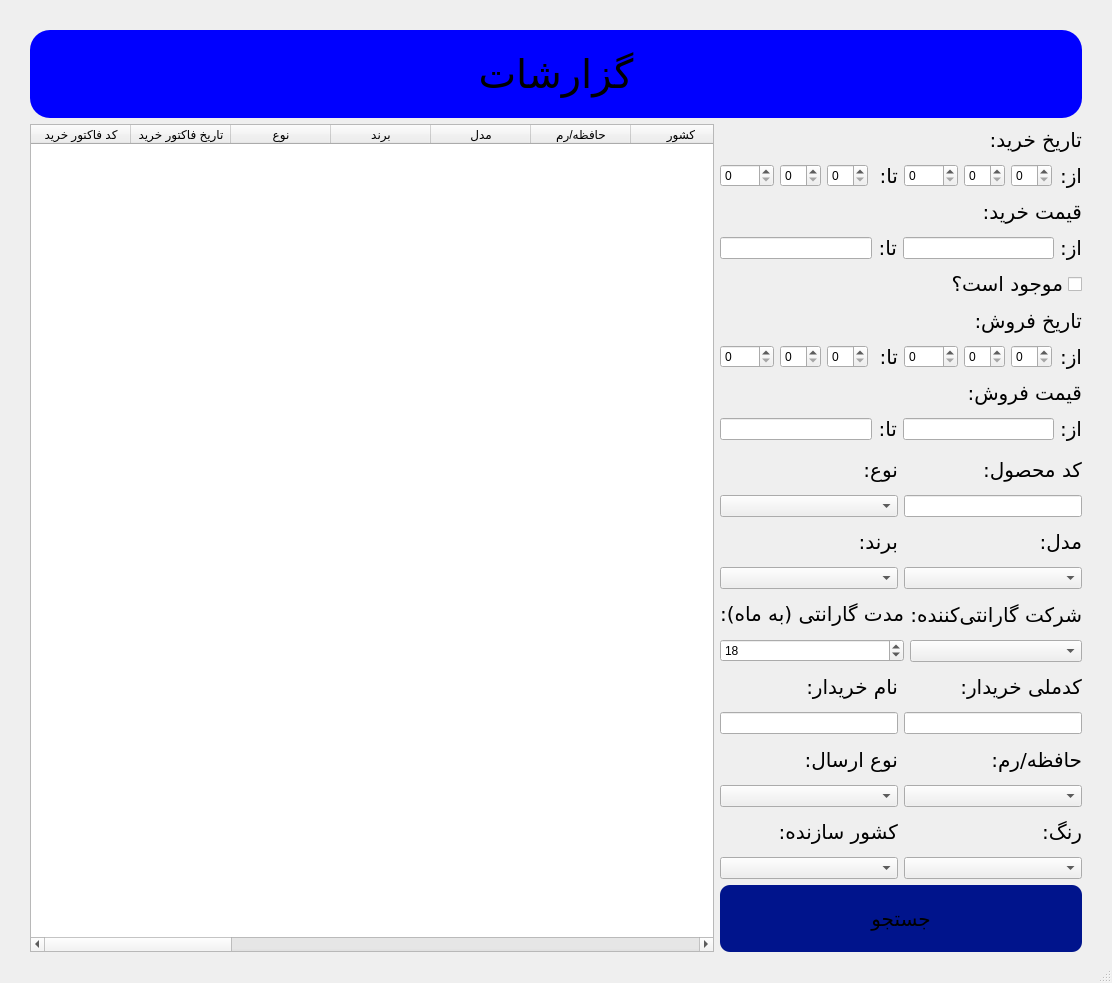
<?xml version="1.0" encoding="UTF-8"?>
<ui version="4.0">
 <class>MainWindow</class>
 <widget class="QMainWindow" name="MainWindow">
  <property name="geometry">
   <rect>
    <x>0</x>
    <y>0</y>
    <width>1112</width>
    <height>983</height>
   </rect>
  </property>
  <property name="sizePolicy">
   <sizepolicy hsizetype="Expanding" vsizetype="Preferred">
    <horstretch>0</horstretch>
    <verstretch>0</verstretch>
   </sizepolicy>
  </property>
  <property name="minimumSize">
   <size>
    <width>0</width>
    <height>0</height>
   </size>
  </property>
  <property name="maximumSize">
   <size>
    <width>16777215</width>
    <height>16777215</height>
   </size>
  </property>
  <property name="windowTitle">
   <string>MainWindow</string>
  </property>
  <widget class="QWidget" name="centralwidget">
   <layout class="QVBoxLayout" name="verticalLayout_14">
    <property name="leftMargin">
     <number>30</number>
    </property>
    <property name="topMargin">
     <number>30</number>
    </property>
    <property name="rightMargin">
     <number>30</number>
    </property>
    <item>
     <widget class="QLabel" name="label_18">
      <property name="font">
       <font>
        <family>B Titr</family>
        <pointsize>30</pointsize>
       </font>
      </property>
      <property name="layoutDirection">
       <enum>Qt::RightToLeft</enum>
      </property>
      <property name="styleSheet">
       <string notr="true">background-color: rgb(0, 0, 255);
border-radius: 20px;
padding: 20px;</string>
      </property>
      <property name="text">
       <string>گزارشات</string>
      </property>
      <property name="alignment">
       <set>Qt::AlignCenter</set>
      </property>
      <property name="margin">
       <number>0</number>
      </property>
     </widget>
    </item>
    <item>
     <layout class="QHBoxLayout" name="horizontalLayout_12">
      <item>
       <widget class="QTableWidget" name="ShowTable">
        <property name="sizePolicy">
         <sizepolicy hsizetype="Expanding" vsizetype="Expanding">
          <horstretch>35</horstretch>
          <verstretch>0</verstretch>
         </sizepolicy>
        </property>
        <property name="editTriggers">
         <set>QAbstractItemView::NoEditTriggers</set>
        </property>
        <column>
         <property name="text">
          <string>کد فاکتور خرید</string>
         </property>
        </column>
        <column>
         <property name="text">
          <string>تاریخ فاکتور خرید</string>
         </property>
        </column>
        <column>
         <property name="text">
          <string>نوع</string>
         </property>
        </column>
        <column>
         <property name="text">
          <string>برند</string>
         </property>
        </column>
        <column>
         <property name="text">
          <string>مدل</string>
         </property>
        </column>
        <column>
         <property name="text">
          <string>حافظه/رم</string>
         </property>
        </column>
        <column>
         <property name="text">
          <string>کشور</string>
         </property>
        </column>
        <column>
         <property name="text">
          <string>رنگ</string>
         </property>
        </column>
        <column>
         <property name="text">
          <string>شرکت گارانتی‌کننده</string>
         </property>
        </column>
        <column>
         <property name="text">
          <string>مدت گارانتی</string>
         </property>
        </column>
        <column>
         <property name="text">
          <string>سریال</string>
         </property>
        </column>
        <column>
         <property name="text">
          <string>قیمت خرید</string>
         </property>
        </column>
        <column>
         <property name="text">
          <string>کد محصول</string>
         </property>
        </column>
        <column>
         <property name="text">
          <string>موجود؟</string>
         </property>
        </column>
        <column>
         <property name="text">
          <string>کد سفارش</string>
         </property>
        </column>
        <column>
         <property name="text">
          <string>تاریخ سفارش</string>
         </property>
        </column>
        <column>
         <property name="text">
          <string>نام خریدار</string>
         </property>
        </column>
        <column>
         <property name="text">
          <string>کدملی خریدار</string>
         </property>
        </column>
        <column>
         <property name="text">
          <string>نوع ارسال</string>
         </property>
        </column>
        <column>
         <property name="text">
          <string>کد پیگیری</string>
         </property>
        </column>
        <column>
         <property name="text">
          <string>قیمت فروش</string>
         </property>
        </column>
       </widget>
      </item>
      <item>
       <layout class="QVBoxLayout" name="verticalLayout_23">
        <property name="sizeConstraint">
         <enum>QLayout::SetDefaultConstraint</enum>
        </property>
        <item>
         <layout class="QVBoxLayout" name="verticalLayout">
          <item>
           <widget class="QLabel" name="label">
            <property name="sizePolicy">
             <sizepolicy hsizetype="Minimum" vsizetype="Preferred">
              <horstretch>0</horstretch>
              <verstretch>0</verstretch>
             </sizepolicy>
            </property>
            <property name="minimumSize">
             <size>
              <width>70</width>
              <height>0</height>
             </size>
            </property>
            <property name="maximumSize">
             <size>
              <width>16777215</width>
              <height>16777215</height>
             </size>
            </property>
            <property name="font">
             <font>
              <family>B Nazanin</family>
              <pointsize>15</pointsize>
             </font>
            </property>
            <property name="text">
             <string>تاریخ خرید:</string>
            </property>
           </widget>
          </item>
          <item>
           <layout class="QHBoxLayout" name="horizontalLayout">
            <item>
             <widget class="QSpinBox" name="BuyDateToYear">
              <property name="maximum">
               <number>1500</number>
              </property>
             </widget>
            </item>
            <item>
             <widget class="QSpinBox" name="BuyDateToMonth">
              <property name="maximum">
               <number>12</number>
              </property>
             </widget>
            </item>
            <item>
             <widget class="QSpinBox" name="BuyDateToDay">
              <property name="maximum">
               <number>31</number>
              </property>
             </widget>
            </item>
            <item>
             <widget class="QLabel" name="label_2">
              <property name="sizePolicy">
               <sizepolicy hsizetype="Minimum" vsizetype="Preferred">
                <horstretch>0</horstretch>
                <verstretch>0</verstretch>
               </sizepolicy>
              </property>
              <property name="minimumSize">
               <size>
                <width>10</width>
                <height>0</height>
               </size>
              </property>
              <property name="font">
               <font>
                <family>B Nazanin</family>
                <pointsize>15</pointsize>
               </font>
              </property>
              <property name="text">
               <string>تا:</string>
              </property>
             </widget>
            </item>
            <item>
             <widget class="QSpinBox" name="BuyDateFromYear">
              <property name="maximum">
               <number>1500</number>
              </property>
             </widget>
            </item>
            <item>
             <widget class="QSpinBox" name="BuyDateFromMonth">
              <property name="maximum">
               <number>12</number>
              </property>
             </widget>
            </item>
            <item>
             <widget class="QSpinBox" name="BuyDateFromDay">
              <property name="maximum">
               <number>31</number>
              </property>
             </widget>
            </item>
            <item>
             <widget class="QLabel" name="label_22">
              <property name="sizePolicy">
               <sizepolicy hsizetype="Minimum" vsizetype="Preferred">
                <horstretch>0</horstretch>
                <verstretch>0</verstretch>
               </sizepolicy>
              </property>
              <property name="minimumSize">
               <size>
                <width>10</width>
                <height>0</height>
               </size>
              </property>
              <property name="font">
               <font>
                <family>B Nazanin</family>
                <pointsize>15</pointsize>
               </font>
              </property>
              <property name="text">
               <string>از:</string>
              </property>
             </widget>
            </item>
           </layout>
          </item>
         </layout>
        </item>
        <item>
         <layout class="QVBoxLayout" name="verticalLayout_24">
          <item>
           <widget class="QLabel" name="label_25">
            <property name="sizePolicy">
             <sizepolicy hsizetype="Minimum" vsizetype="Preferred">
              <horstretch>0</horstretch>
              <verstretch>0</verstretch>
             </sizepolicy>
            </property>
            <property name="minimumSize">
             <size>
              <width>70</width>
              <height>0</height>
             </size>
            </property>
            <property name="font">
             <font>
              <family>B Nazanin</family>
              <pointsize>15</pointsize>
             </font>
            </property>
            <property name="text">
             <string>قیمت خرید:</string>
            </property>
           </widget>
          </item>
          <item>
           <layout class="QHBoxLayout" name="horizontalLayout_11">
            <item>
             <widget class="QLineEdit" name="BuyPriceTo">
              <property name="sizePolicy">
               <sizepolicy hsizetype="Expanding" vsizetype="Fixed">
                <horstretch>0</horstretch>
                <verstretch>0</verstretch>
               </sizepolicy>
              </property>
              <property name="minimumSize">
               <size>
                <width>120</width>
                <height>0</height>
               </size>
              </property>
              <property name="maximumSize">
               <size>
                <width>16777215</width>
                <height>16777215</height>
               </size>
              </property>
             </widget>
            </item>
            <item>
             <widget class="QLabel" name="label_26">
              <property name="sizePolicy">
               <sizepolicy hsizetype="Minimum" vsizetype="Preferred">
                <horstretch>0</horstretch>
                <verstretch>0</verstretch>
               </sizepolicy>
              </property>
              <property name="minimumSize">
               <size>
                <width>10</width>
                <height>0</height>
               </size>
              </property>
              <property name="font">
               <font>
                <family>B Nazanin</family>
                <pointsize>15</pointsize>
               </font>
              </property>
              <property name="text">
               <string>تا:</string>
              </property>
             </widget>
            </item>
            <item>
             <widget class="QLineEdit" name="BuyPriceFrom">
              <property name="sizePolicy">
               <sizepolicy hsizetype="Expanding" vsizetype="Fixed">
                <horstretch>0</horstretch>
                <verstretch>0</verstretch>
               </sizepolicy>
              </property>
              <property name="minimumSize">
               <size>
                <width>120</width>
                <height>0</height>
               </size>
              </property>
              <property name="maximumSize">
               <size>
                <width>16777215</width>
                <height>16777215</height>
               </size>
              </property>
              <property name="inputMask">
               <string/>
              </property>
             </widget>
            </item>
            <item>
             <widget class="QLabel" name="label_27">
              <property name="sizePolicy">
               <sizepolicy hsizetype="Minimum" vsizetype="Preferred">
                <horstretch>0</horstretch>
                <verstretch>0</verstretch>
               </sizepolicy>
              </property>
              <property name="minimumSize">
               <size>
                <width>10</width>
                <height>0</height>
               </size>
              </property>
              <property name="maximumSize">
               <size>
                <width>16777215</width>
                <height>16777215</height>
               </size>
              </property>
              <property name="font">
               <font>
                <family>B Nazanin</family>
                <pointsize>15</pointsize>
               </font>
              </property>
              <property name="text">
               <string>از:</string>
              </property>
             </widget>
            </item>
           </layout>
          </item>
         </layout>
        </item>
        <item>
         <widget class="QCheckBox" name="IsAvailable">
          <property name="sizePolicy">
           <sizepolicy hsizetype="Minimum" vsizetype="Fixed">
            <horstretch>0</horstretch>
            <verstretch>0</verstretch>
           </sizepolicy>
          </property>
          <property name="minimumSize">
           <size>
            <width>13</width>
            <height>0</height>
           </size>
          </property>
          <property name="font">
           <font>
            <family>B Nazanin</family>
            <pointsize>15</pointsize>
           </font>
          </property>
          <property name="layoutDirection">
           <enum>Qt::RightToLeft</enum>
          </property>
          <property name="text">
           <string>موجود است؟</string>
          </property>
          <property name="tristate">
           <bool>true</bool>
          </property>
         </widget>
        </item>
        <item>
         <layout class="QVBoxLayout" name="verticalLayout_2">
          <item>
           <widget class="QLabel" name="label_3">
            <property name="sizePolicy">
             <sizepolicy hsizetype="Minimum" vsizetype="Preferred">
              <horstretch>0</horstretch>
              <verstretch>0</verstretch>
             </sizepolicy>
            </property>
            <property name="minimumSize">
             <size>
              <width>70</width>
              <height>0</height>
             </size>
            </property>
            <property name="font">
             <font>
              <family>B Nazanin</family>
              <pointsize>15</pointsize>
             </font>
            </property>
            <property name="text">
             <string>تاریخ فروش:</string>
            </property>
           </widget>
          </item>
          <item>
           <layout class="QHBoxLayout" name="horizontalLayout_3">
            <item>
             <widget class="QSpinBox" name="SellDateToYear">
              <property name="minimum">
               <number>0</number>
              </property>
              <property name="maximum">
               <number>1500</number>
              </property>
             </widget>
            </item>
            <item>
             <widget class="QSpinBox" name="SellDateToMonth">
              <property name="minimum">
               <number>0</number>
              </property>
              <property name="maximum">
               <number>12</number>
              </property>
              <property name="value">
               <number>0</number>
              </property>
              <property name="displayIntegerBase">
               <number>10</number>
              </property>
             </widget>
            </item>
            <item>
             <widget class="QSpinBox" name="SellDateToDay">
              <property name="maximum">
               <number>31</number>
              </property>
             </widget>
            </item>
            <item>
             <widget class="QLabel" name="label_4">
              <property name="sizePolicy">
               <sizepolicy hsizetype="Minimum" vsizetype="Preferred">
                <horstretch>0</horstretch>
                <verstretch>0</verstretch>
               </sizepolicy>
              </property>
              <property name="minimumSize">
               <size>
                <width>10</width>
                <height>0</height>
               </size>
              </property>
              <property name="font">
               <font>
                <family>B Nazanin</family>
                <pointsize>15</pointsize>
               </font>
              </property>
              <property name="text">
               <string>تا:</string>
              </property>
             </widget>
            </item>
            <item>
             <widget class="QSpinBox" name="SellDateFromYear">
              <property name="minimum">
               <number>0</number>
              </property>
              <property name="maximum">
               <number>1500</number>
              </property>
             </widget>
            </item>
            <item>
             <widget class="QSpinBox" name="SellDateFromMonth">
              <property name="maximum">
               <number>12</number>
              </property>
             </widget>
            </item>
            <item>
             <widget class="QSpinBox" name="SellDateFromDay">
              <property name="maximum">
               <number>31</number>
              </property>
             </widget>
            </item>
            <item>
             <widget class="QLabel" name="label_23">
              <property name="sizePolicy">
               <sizepolicy hsizetype="Minimum" vsizetype="Preferred">
                <horstretch>0</horstretch>
                <verstretch>0</verstretch>
               </sizepolicy>
              </property>
              <property name="minimumSize">
               <size>
                <width>10</width>
                <height>0</height>
               </size>
              </property>
              <property name="font">
               <font>
                <family>B Nazanin</family>
                <pointsize>15</pointsize>
               </font>
              </property>
              <property name="text">
               <string>از:</string>
              </property>
             </widget>
            </item>
           </layout>
          </item>
         </layout>
        </item>
        <item>
         <layout class="QHBoxLayout" name="horizontalLayout_8">
          <item>
           <layout class="QVBoxLayout" name="verticalLayout_13">
            <item>
             <widget class="QLabel" name="label_15">
              <property name="sizePolicy">
               <sizepolicy hsizetype="Minimum" vsizetype="Preferred">
                <horstretch>0</horstretch>
                <verstretch>0</verstretch>
               </sizepolicy>
              </property>
              <property name="minimumSize">
               <size>
                <width>70</width>
                <height>0</height>
               </size>
              </property>
              <property name="font">
               <font>
                <family>B Nazanin</family>
                <pointsize>15</pointsize>
               </font>
              </property>
              <property name="text">
               <string>قیمت فروش:</string>
              </property>
             </widget>
            </item>
            <item>
             <layout class="QHBoxLayout" name="horizontalLayout_2">
              <item>
               <widget class="QLineEdit" name="SellPriceTo">
                <property name="sizePolicy">
                 <sizepolicy hsizetype="Expanding" vsizetype="Fixed">
                  <horstretch>0</horstretch>
                  <verstretch>0</verstretch>
                 </sizepolicy>
                </property>
                <property name="minimumSize">
                 <size>
                  <width>0</width>
                  <height>0</height>
                 </size>
                </property>
                <property name="maximumSize">
                 <size>
                  <width>16777215</width>
                  <height>16777215</height>
                 </size>
                </property>
               </widget>
              </item>
              <item>
               <widget class="QLabel" name="label_16">
                <property name="sizePolicy">
                 <sizepolicy hsizetype="Minimum" vsizetype="Preferred">
                  <horstretch>0</horstretch>
                  <verstretch>0</verstretch>
                 </sizepolicy>
                </property>
                <property name="minimumSize">
                 <size>
                  <width>12</width>
                  <height>0</height>
                 </size>
                </property>
                <property name="maximumSize">
                 <size>
                  <width>16777215</width>
                  <height>16777215</height>
                 </size>
                </property>
                <property name="font">
                 <font>
                  <family>B Nazanin</family>
                  <pointsize>15</pointsize>
                 </font>
                </property>
                <property name="text">
                 <string>تا:</string>
                </property>
               </widget>
              </item>
              <item>
               <widget class="QLineEdit" name="SellPriceFrom">
                <property name="sizePolicy">
                 <sizepolicy hsizetype="Expanding" vsizetype="Fixed">
                  <horstretch>0</horstretch>
                  <verstretch>0</verstretch>
                 </sizepolicy>
                </property>
                <property name="minimumSize">
                 <size>
                  <width>0</width>
                  <height>0</height>
                 </size>
                </property>
                <property name="maximumSize">
                 <size>
                  <width>16777215</width>
                  <height>16777215</height>
                 </size>
                </property>
               </widget>
              </item>
              <item>
               <widget class="QLabel" name="label_24">
                <property name="sizePolicy">
                 <sizepolicy hsizetype="Minimum" vsizetype="Preferred">
                  <horstretch>0</horstretch>
                  <verstretch>0</verstretch>
                 </sizepolicy>
                </property>
                <property name="minimumSize">
                 <size>
                  <width>12</width>
                  <height>0</height>
                 </size>
                </property>
                <property name="font">
                 <font>
                  <family>B Nazanin</family>
                  <pointsize>15</pointsize>
                 </font>
                </property>
                <property name="text">
                 <string>از:</string>
                </property>
               </widget>
              </item>
             </layout>
            </item>
           </layout>
          </item>
         </layout>
        </item>
        <item>
         <layout class="QHBoxLayout" name="horizontalLayout_4">
          <item>
           <layout class="QVBoxLayout" name="verticalLayout_3">
            <item>
             <widget class="QLabel" name="label_5">
              <property name="sizePolicy">
               <sizepolicy hsizetype="Minimum" vsizetype="Preferred">
                <horstretch>0</horstretch>
                <verstretch>0</verstretch>
               </sizepolicy>
              </property>
              <property name="minimumSize">
               <size>
                <width>70</width>
                <height>0</height>
               </size>
              </property>
              <property name="font">
               <font>
                <family>B Nazanin</family>
                <pointsize>15</pointsize>
               </font>
              </property>
              <property name="text">
               <string>نوع:</string>
              </property>
             </widget>
            </item>
            <item>
             <widget class="QComboBox" name="ProductType">
              <property name="sizePolicy">
               <sizepolicy hsizetype="Preferred" vsizetype="Fixed">
                <horstretch>0</horstretch>
                <verstretch>0</verstretch>
               </sizepolicy>
              </property>
              <property name="minimumSize">
               <size>
                <width>120</width>
                <height>0</height>
               </size>
              </property>
              <property name="maximumSize">
               <size>
                <width>16777215</width>
                <height>16777215</height>
               </size>
              </property>
             </widget>
            </item>
           </layout>
          </item>
          <item>
           <layout class="QVBoxLayout" name="verticalLayout_4">
            <item>
             <widget class="QLabel" name="label_6">
              <property name="sizePolicy">
               <sizepolicy hsizetype="Minimum" vsizetype="Preferred">
                <horstretch>0</horstretch>
                <verstretch>0</verstretch>
               </sizepolicy>
              </property>
              <property name="minimumSize">
               <size>
                <width>70</width>
                <height>0</height>
               </size>
              </property>
              <property name="font">
               <font>
                <family>B Nazanin</family>
                <pointsize>15</pointsize>
               </font>
              </property>
              <property name="text">
               <string>کد محصول:</string>
              </property>
             </widget>
            </item>
            <item>
             <widget class="QLineEdit" name="ProductCode">
              <property name="sizePolicy">
               <sizepolicy hsizetype="Preferred" vsizetype="Fixed">
                <horstretch>0</horstretch>
                <verstretch>0</verstretch>
               </sizepolicy>
              </property>
              <property name="minimumSize">
               <size>
                <width>120</width>
                <height>0</height>
               </size>
              </property>
              <property name="maximumSize">
               <size>
                <width>16777215</width>
                <height>16777215</height>
               </size>
              </property>
             </widget>
            </item>
           </layout>
          </item>
         </layout>
        </item>
        <item>
         <layout class="QHBoxLayout" name="horizontalLayout_6">
          <item>
           <layout class="QVBoxLayout" name="verticalLayout_6">
            <item>
             <widget class="QLabel" name="label_8">
              <property name="sizePolicy">
               <sizepolicy hsizetype="Minimum" vsizetype="Preferred">
                <horstretch>0</horstretch>
                <verstretch>0</verstretch>
               </sizepolicy>
              </property>
              <property name="minimumSize">
               <size>
                <width>70</width>
                <height>0</height>
               </size>
              </property>
              <property name="font">
               <font>
                <family>B Nazanin</family>
                <pointsize>15</pointsize>
               </font>
              </property>
              <property name="text">
               <string>برند:</string>
              </property>
             </widget>
            </item>
            <item>
             <widget class="QComboBox" name="ProductBrand">
              <property name="sizePolicy">
               <sizepolicy hsizetype="Preferred" vsizetype="Fixed">
                <horstretch>0</horstretch>
                <verstretch>0</verstretch>
               </sizepolicy>
              </property>
              <property name="minimumSize">
               <size>
                <width>120</width>
                <height>0</height>
               </size>
              </property>
              <property name="maximumSize">
               <size>
                <width>16777215</width>
                <height>16777215</height>
               </size>
              </property>
             </widget>
            </item>
           </layout>
          </item>
          <item>
           <layout class="QVBoxLayout" name="verticalLayout_7">
            <item>
             <widget class="QLabel" name="label_9">
              <property name="sizePolicy">
               <sizepolicy hsizetype="Minimum" vsizetype="Preferred">
                <horstretch>0</horstretch>
                <verstretch>0</verstretch>
               </sizepolicy>
              </property>
              <property name="minimumSize">
               <size>
                <width>70</width>
                <height>0</height>
               </size>
              </property>
              <property name="font">
               <font>
                <family>B Nazanin</family>
                <pointsize>15</pointsize>
               </font>
              </property>
              <property name="text">
               <string>مدل:</string>
              </property>
             </widget>
            </item>
            <item>
             <widget class="QComboBox" name="ProductModel">
              <property name="sizePolicy">
               <sizepolicy hsizetype="Preferred" vsizetype="Fixed">
                <horstretch>0</horstretch>
                <verstretch>0</verstretch>
               </sizepolicy>
              </property>
              <property name="minimumSize">
               <size>
                <width>120</width>
                <height>0</height>
               </size>
              </property>
              <property name="maximumSize">
               <size>
                <width>16777215</width>
                <height>16777215</height>
               </size>
              </property>
             </widget>
            </item>
           </layout>
          </item>
         </layout>
        </item>
        <item>
         <layout class="QHBoxLayout" name="horizontalLayout_7">
          <item>
           <layout class="QVBoxLayout" name="verticalLayout_12">
            <item>
             <widget class="QLabel" name="label_14">
              <property name="sizePolicy">
               <sizepolicy hsizetype="Minimum" vsizetype="Preferred">
                <horstretch>0</horstretch>
                <verstretch>0</verstretch>
               </sizepolicy>
              </property>
              <property name="minimumSize">
               <size>
                <width>70</width>
                <height>0</height>
               </size>
              </property>
              <property name="font">
               <font>
                <family>B Nazanin</family>
                <pointsize>15</pointsize>
               </font>
              </property>
              <property name="text">
               <string>مدت گارانتی (به ماه):</string>
              </property>
             </widget>
            </item>
            <item>
             <widget class="QSpinBox" name="WarrantyTime">
              <property name="sizePolicy">
               <sizepolicy hsizetype="Preferred" vsizetype="Fixed">
                <horstretch>0</horstretch>
                <verstretch>0</verstretch>
               </sizepolicy>
              </property>
              <property name="minimumSize">
               <size>
                <width>120</width>
                <height>0</height>
               </size>
              </property>
              <property name="maximumSize">
               <size>
                <width>16777215</width>
                <height>16777215</height>
               </size>
              </property>
              <property name="value">
               <number>18</number>
              </property>
             </widget>
            </item>
           </layout>
          </item>
          <item>
           <layout class="QVBoxLayout" name="verticalLayout_11">
            <item>
             <widget class="QLabel" name="label_13">
              <property name="sizePolicy">
               <sizepolicy hsizetype="Minimum" vsizetype="Preferred">
                <horstretch>0</horstretch>
                <verstretch>0</verstretch>
               </sizepolicy>
              </property>
              <property name="minimumSize">
               <size>
                <width>70</width>
                <height>0</height>
               </size>
              </property>
              <property name="font">
               <font>
                <family>B Nazanin</family>
                <pointsize>15</pointsize>
               </font>
              </property>
              <property name="text">
               <string>شرکت گارانتی‌کننده:</string>
              </property>
             </widget>
            </item>
            <item>
             <widget class="QComboBox" name="WarrantyCompany">
              <property name="sizePolicy">
               <sizepolicy hsizetype="Preferred" vsizetype="Fixed">
                <horstretch>0</horstretch>
                <verstretch>0</verstretch>
               </sizepolicy>
              </property>
              <property name="minimumSize">
               <size>
                <width>120</width>
                <height>0</height>
               </size>
              </property>
              <property name="maximumSize">
               <size>
                <width>16777215</width>
                <height>16777215</height>
               </size>
              </property>
             </widget>
            </item>
           </layout>
          </item>
         </layout>
        </item>
        <item>
         <layout class="QHBoxLayout" name="horizontalLayout_9">
          <item>
           <layout class="QVBoxLayout" name="verticalLayout_15">
            <item>
             <widget class="QLabel" name="label_17">
              <property name="sizePolicy">
               <sizepolicy hsizetype="Minimum" vsizetype="Preferred">
                <horstretch>0</horstretch>
                <verstretch>0</verstretch>
               </sizepolicy>
              </property>
              <property name="minimumSize">
               <size>
                <width>70</width>
                <height>0</height>
               </size>
              </property>
              <property name="font">
               <font>
                <family>B Nazanin</family>
                <pointsize>15</pointsize>
               </font>
              </property>
              <property name="text">
               <string>نام خریدار:</string>
              </property>
             </widget>
            </item>
            <item>
             <widget class="QLineEdit" name="OrdererName">
              <property name="sizePolicy">
               <sizepolicy hsizetype="Preferred" vsizetype="Fixed">
                <horstretch>0</horstretch>
                <verstretch>0</verstretch>
               </sizepolicy>
              </property>
              <property name="minimumSize">
               <size>
                <width>120</width>
                <height>0</height>
               </size>
              </property>
              <property name="maximumSize">
               <size>
                <width>16777215</width>
                <height>16777215</height>
               </size>
              </property>
             </widget>
            </item>
           </layout>
          </item>
          <item>
           <layout class="QVBoxLayout" name="verticalLayout_17">
            <item>
             <widget class="QLabel" name="label_19">
              <property name="sizePolicy">
               <sizepolicy hsizetype="Minimum" vsizetype="Preferred">
                <horstretch>0</horstretch>
                <verstretch>0</verstretch>
               </sizepolicy>
              </property>
              <property name="minimumSize">
               <size>
                <width>70</width>
                <height>0</height>
               </size>
              </property>
              <property name="font">
               <font>
                <family>B Nazanin</family>
                <pointsize>15</pointsize>
               </font>
              </property>
              <property name="text">
               <string>کدملی خریدار:</string>
              </property>
             </widget>
            </item>
            <item>
             <widget class="QLineEdit" name="OrdererNationalCode">
              <property name="sizePolicy">
               <sizepolicy hsizetype="Preferred" vsizetype="Fixed">
                <horstretch>0</horstretch>
                <verstretch>0</verstretch>
               </sizepolicy>
              </property>
              <property name="minimumSize">
               <size>
                <width>120</width>
                <height>0</height>
               </size>
              </property>
              <property name="maximumSize">
               <size>
                <width>16777215</width>
                <height>16777215</height>
               </size>
              </property>
             </widget>
            </item>
           </layout>
          </item>
         </layout>
        </item>
        <item>
         <layout class="QHBoxLayout" name="horizontalLayout_10">
          <item>
           <layout class="QVBoxLayout" name="verticalLayout_19">
            <item>
             <widget class="QLabel" name="label_21">
              <property name="sizePolicy">
               <sizepolicy hsizetype="Minimum" vsizetype="Preferred">
                <horstretch>0</horstretch>
                <verstretch>0</verstretch>
               </sizepolicy>
              </property>
              <property name="minimumSize">
               <size>
                <width>70</width>
                <height>0</height>
               </size>
              </property>
              <property name="font">
               <font>
                <family>B Nazanin</family>
                <pointsize>15</pointsize>
               </font>
              </property>
              <property name="text">
               <string>نوع ارسال:</string>
              </property>
             </widget>
            </item>
            <item>
             <widget class="QComboBox" name="OrderSendType">
              <property name="sizePolicy">
               <sizepolicy hsizetype="Preferred" vsizetype="Fixed">
                <horstretch>0</horstretch>
                <verstretch>0</verstretch>
               </sizepolicy>
              </property>
              <property name="minimumSize">
               <size>
                <width>120</width>
                <height>0</height>
               </size>
              </property>
              <property name="maximumSize">
               <size>
                <width>16777215</width>
                <height>16777215</height>
               </size>
              </property>
             </widget>
            </item>
           </layout>
          </item>
          <item>
           <layout class="QVBoxLayout" name="verticalLayout_8">
            <item>
             <widget class="QLabel" name="label_10">
              <property name="sizePolicy">
               <sizepolicy hsizetype="Minimum" vsizetype="Preferred">
                <horstretch>0</horstretch>
                <verstretch>0</verstretch>
               </sizepolicy>
              </property>
              <property name="minimumSize">
               <size>
                <width>70</width>
                <height>0</height>
               </size>
              </property>
              <property name="font">
               <font>
                <family>B Nazanin</family>
                <pointsize>15</pointsize>
               </font>
              </property>
              <property name="text">
               <string>حافظه/رم:</string>
              </property>
             </widget>
            </item>
            <item>
             <widget class="QComboBox" name="StorageRam">
              <property name="sizePolicy">
               <sizepolicy hsizetype="Preferred" vsizetype="Fixed">
                <horstretch>0</horstretch>
                <verstretch>0</verstretch>
               </sizepolicy>
              </property>
              <property name="minimumSize">
               <size>
                <width>120</width>
                <height>0</height>
               </size>
              </property>
              <property name="maximumSize">
               <size>
                <width>16777215</width>
                <height>16777215</height>
               </size>
              </property>
             </widget>
            </item>
           </layout>
          </item>
         </layout>
        </item>
        <item>
         <layout class="QHBoxLayout" name="horizontalLayout_5">
          <item>
           <layout class="QVBoxLayout" name="verticalLayout_9">
            <item>
             <widget class="QLabel" name="label_11">
              <property name="sizePolicy">
               <sizepolicy hsizetype="Minimum" vsizetype="Preferred">
                <horstretch>0</horstretch>
                <verstretch>0</verstretch>
               </sizepolicy>
              </property>
              <property name="minimumSize">
               <size>
                <width>70</width>
                <height>0</height>
               </size>
              </property>
              <property name="font">
               <font>
                <family>B Nazanin</family>
                <pointsize>15</pointsize>
               </font>
              </property>
              <property name="text">
               <string>کشور سازنده:</string>
              </property>
             </widget>
            </item>
            <item>
             <widget class="QComboBox" name="Country">
              <property name="sizePolicy">
               <sizepolicy hsizetype="Preferred" vsizetype="Fixed">
                <horstretch>0</horstretch>
                <verstretch>0</verstretch>
               </sizepolicy>
              </property>
              <property name="minimumSize">
               <size>
                <width>120</width>
                <height>0</height>
               </size>
              </property>
              <property name="maximumSize">
               <size>
                <width>16777215</width>
                <height>16777215</height>
               </size>
              </property>
             </widget>
            </item>
           </layout>
          </item>
          <item>
           <layout class="QVBoxLayout" name="verticalLayout_10">
            <item>
             <widget class="QLabel" name="label_12">
              <property name="sizePolicy">
               <sizepolicy hsizetype="Minimum" vsizetype="Preferred">
                <horstretch>0</horstretch>
                <verstretch>0</verstretch>
               </sizepolicy>
              </property>
              <property name="minimumSize">
               <size>
                <width>70</width>
                <height>0</height>
               </size>
              </property>
              <property name="font">
               <font>
                <family>B Nazanin</family>
                <pointsize>15</pointsize>
               </font>
              </property>
              <property name="text">
               <string>رنگ:</string>
              </property>
             </widget>
            </item>
            <item>
             <widget class="QComboBox" name="Color">
              <property name="sizePolicy">
               <sizepolicy hsizetype="Preferred" vsizetype="Fixed">
                <horstretch>0</horstretch>
                <verstretch>0</verstretch>
               </sizepolicy>
              </property>
              <property name="minimumSize">
               <size>
                <width>120</width>
                <height>0</height>
               </size>
              </property>
              <property name="maximumSize">
               <size>
                <width>16777215</width>
                <height>16777215</height>
               </size>
              </property>
             </widget>
            </item>
           </layout>
          </item>
         </layout>
        </item>
        <item>
         <widget class="QPushButton" name="SearchBtn">
          <property name="sizePolicy">
           <sizepolicy hsizetype="Minimum" vsizetype="Preferred">
            <horstretch>0</horstretch>
            <verstretch>0</verstretch>
           </sizepolicy>
          </property>
          <property name="font">
           <font>
            <family>B Nazanin</family>
            <pointsize>15</pointsize>
           </font>
          </property>
          <property name="styleSheet">
           <string notr="true">border-radius: 10px;
background-color: rgb(0, 20, 140);</string>
          </property>
          <property name="text">
           <string>جستجو</string>
          </property>
         </widget>
        </item>
       </layout>
      </item>
     </layout>
    </item>
   </layout>
  </widget>
  <widget class="QMenuBar" name="menubar">
   <property name="geometry">
    <rect>
     <x>0</x>
     <y>0</y>
     <width>1112</width>
     <height>34</height>
    </rect>
   </property>
  </widget>
  <widget class="QStatusBar" name="statusbar"/>
 </widget>
 <resources/>
 <connections/>
</ui>
